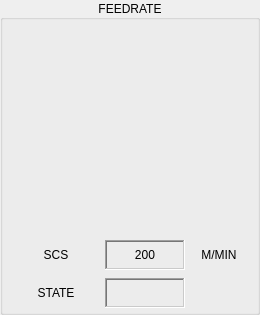
             <widget class="QGroupBox" name="frame_feedrate">
              <property name="sizePolicy">
               <sizepolicy hsizetype="Fixed" vsizetype="Preferred">
                <horstretch>0</horstretch>
                <verstretch>0</verstretch>
               </sizepolicy>
              </property>
              <property name="minimumSize">
               <size>
                <width>260</width>
                <height>0</height>
               </size>
              </property>
              <property name="maximumSize">
               <size>
                <width>260</width>
                <height>16777215</height>
               </size>
              </property>
              <property name="title">
               <string>FEEDRATE</string>
              </property>
              <property name="alignment">
               <set>Qt::AlignCenter</set>
              </property>
              <property name="flat">
               <bool>false</bool>
              </property>
              <layout class="QVBoxLayout" name="layout_feedrate" stretch="1,0,0">
               <property name="spacing">
                <number>8</number>
               </property>
               <property name="leftMargin">
                <number>8</number>
               </property>
               <property name="topMargin">
                <number>12</number>
               </property>
               <property name="rightMargin">
                <number>8</number>
               </property>
               <property name="bottomMargin">
                <number>4</number>
               </property>
               <item alignment="Qt::AlignHCenter">
                <widget class="Gauge" name="gauge_feedrate">
                 <property name="sizePolicy">
                  <sizepolicy hsizetype="Fixed" vsizetype="Fixed">
                   <horstretch>0</horstretch>
                   <verstretch>0</verstretch>
                  </sizepolicy>
                 </property>
                 <property name="minimumSize">
                  <size>
                   <width>200</width>
                   <height>200</height>
                  </size>
                 </property>
                 <property name="maximumSize">
                  <size>
                   <width>200</width>
                   <height>200</height>
                  </size>
                 </property>
                 <property name="halpin_option" stdset="0">
                  <bool>false</bool>
                 </property>
                 <property name="threshold" stdset="0">
                  <number>100</number>
                 </property>
                 <property name="max_value" stdset="0">
                  <number>3600</number>
                 </property>
                 <property name="max_reading" stdset="0">
                  <number>36</number>
                 </property>
                 <property name="num_ticks" stdset="0">
                  <number>10</number>
                 </property>
                 <property name="gauge_label" stdset="0">
                  <string>MM/MIN</string>
                 </property>
                 <property name="zone1_color" stdset="0">
                  <color>
                   <red>255</red>
                   <green>0</green>
                   <blue>0</blue>
                  </color>
                 </property>
                 <property name="zone2_color" stdset="0">
                  <color>
                   <red>0</red>
                   <green>170</green>
                   <blue>255</blue>
                  </color>
                 </property>
                 <property name="bezel_color" stdset="0">
                  <color>
                   <red>200</red>
                   <green>200</green>
                   <blue>200</blue>
                  </color>
                 </property>
                </widget>
               </item>
               <item>
                <layout class="QHBoxLayout" name="horizontalLayout_19">
                 <property name="spacing">
                  <number>4</number>
                 </property>
                 <property name="topMargin">
                  <number>0</number>
                 </property>
                 <item>
                  <widget class="QLabel" name="label_40">
                   <property name="minimumSize">
                    <size>
                     <width>0</width>
                     <height>30</height>
                    </size>
                   </property>
                   <property name="maximumSize">
                    <size>
                     <width>16777215</width>
                     <height>30</height>
                    </size>
                   </property>
                   <property name="toolTip">
                    <string>Surface Cut Speed</string>
                   </property>
                   <property name="text">
                    <string>SCS</string>
                   </property>
                   <property name="alignment">
                    <set>Qt::AlignCenter</set>
                   </property>
                   <property name="margin">
                    <number>0</number>
                   </property>
                   <property name="indent">
                    <number>5</number>
                   </property>
                  </widget>
                 </item>
                 <item>
                  <widget class="StatusLabel" name="lbl_tool_scs">
                   <property name="sizePolicy">
                    <sizepolicy hsizetype="Fixed" vsizetype="Fixed">
                     <horstretch>0</horstretch>
                     <verstretch>0</verstretch>
                    </sizepolicy>
                   </property>
                   <property name="minimumSize">
                    <size>
                     <width>80</width>
                     <height>30</height>
                    </size>
                   </property>
                   <property name="maximumSize">
                    <size>
                     <width>80</width>
                     <height>30</height>
                    </size>
                   </property>
                   <property name="frameShape">
                    <enum>QFrame::WinPanel</enum>
                   </property>
                   <property name="frameShadow">
                    <enum>QFrame::Sunken</enum>
                   </property>
                   <property name="text">
                    <string>200</string>
                   </property>
                   <property name="alignment">
                    <set>Qt::AlignCenter</set>
                   </property>
                   <property name="textTemplate" stdset="0">
                    <string>%d</string>
                   </property>
                   <property name="alt_textTemplate" stdset="0">
                    <string>%d</string>
                   </property>
                   <property name="actual_surface_speed_status" stdset="0">
                    <bool>true</bool>
                   </property>
                  </widget>
                 </item>
                 <item>
                  <widget class="QLabel" name="lbl_scs_units">
                   <property name="minimumSize">
                    <size>
                     <width>60</width>
                     <height>30</height>
                    </size>
                   </property>
                   <property name="maximumSize">
                    <size>
                     <width>60</width>
                     <height>30</height>
                    </size>
                   </property>
                   <property name="text">
                    <string>M/MIN</string>
                   </property>
                   <property name="alignment">
                    <set>Qt::AlignCenter</set>
                   </property>
                  </widget>
                 </item>
                </layout>
               </item>
               <item>
                <layout class="QHBoxLayout" name="horizontalLayout_56">
                 <property name="spacing">
                  <number>4</number>
                 </property>
                 <property name="topMargin">
                  <number>0</number>
                 </property>
                 <item>
                  <widget class="QLabel" name="label_17">
                   <property name="sizePolicy">
                    <sizepolicy hsizetype="Preferred" vsizetype="Fixed">
                     <horstretch>0</horstretch>
                     <verstretch>0</verstretch>
                    </sizepolicy>
                   </property>
                   <property name="minimumSize">
                    <size>
                     <width>0</width>
                     <height>30</height>
                    </size>
                   </property>
                   <property name="maximumSize">
                    <size>
                     <width>16777215</width>
                     <height>30</height>
                    </size>
                   </property>
                   <property name="text">
                    <string>STATE</string>
                   </property>
                   <property name="alignment">
                    <set>Qt::AlignCenter</set>
                   </property>
                  </widget>
                 </item>
                 <item>
                  <widget class="StatusLabel" name="status_machine_state">
                   <property name="sizePolicy">
                    <sizepolicy hsizetype="Preferred" vsizetype="Fixed">
                     <horstretch>0</horstretch>
                     <verstretch>0</verstretch>
                    </sizepolicy>
                   </property>
                   <property name="minimumSize">
                    <size>
                     <width>80</width>
                     <height>30</height>
                    </size>
                   </property>
                   <property name="maximumSize">
                    <size>
                     <width>80</width>
                     <height>30</height>
                    </size>
                   </property>
                   <property name="autoFillBackground">
                    <bool>false</bool>
                   </property>
                   <property name="frameShape">
                    <enum>QFrame::WinPanel</enum>
                   </property>
                   <property name="frameShadow">
                    <enum>QFrame::Sunken</enum>
                   </property>
                   <property name="alignment">
                    <set>Qt::AlignCenter</set>
                   </property>
                   <property name="machine_state_status" stdset="0">
                    <bool>true</bool>
                   </property>
                  </widget>
                 </item>
                 <item>
                  <widget class="QLabel" name="label_19">
                   <property name="minimumSize">
                    <size>
                     <width>60</width>
                     <height>30</height>
                    </size>
                   </property>
                   <property name="maximumSize">
                    <size>
                     <width>60</width>
                     <height>30</height>
                    </size>
                   </property>
                   <property name="text">
                    <string/>
                   </property>
                  </widget>
                 </item>
                </layout>
               </item>
              </layout>
             </widget>
